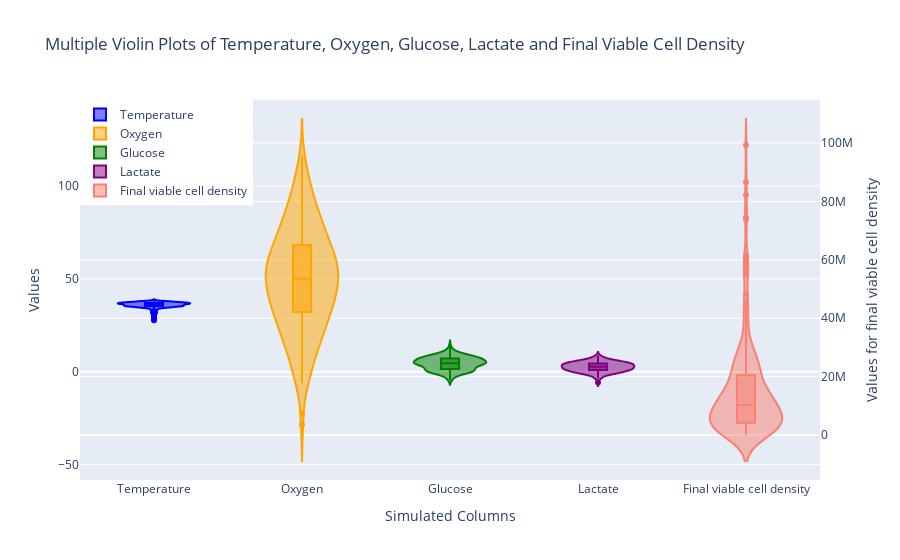

This figure's notebook cell:
### Markdown cell above
## 3.4 Violin Plot

The Violin plot is hybrid of a box plot and a kernel density plot and it compares probability disributions between two variables (Wikipedia Violin Plot, 2020, Seaborn.pydata.org violinplot, n.d.). Computed using KDE, the curve's width indicates frequency in each section (Yi, 2021). Therefore, the Violin Plot shows both the summary statistics and each variable's density, unlike the box plot which only depicts the summary statistics (Carron, 2021). Therefore, violin plots offer a more detailed representation of the shape of the distribution. 

For multiple Violin Plots, plotly.express and plotly.graph_objects (Plotly.com Graph Objects, n.d.) were imported. Violin plots for multiple traces were generated according to Plotlygraphs (2019), R (2020), Plotly.com Violin (n.d.) and GeeksforGeeks (2021). Trace is a graph object in each plot's data (Plotly.com Traces, n.d.). 

Stack Overflow (2023), Paul (2011), Hashcode55 (2017), Matplotlib.org different scales (n.d.) and Ciortan (2019) were used for reference for multiple Violin Plots on different y-axes.

### Code cell
# create violin traces for each dataset on the first y-axis
tracetemp = go.Violin(y=templg, name='Temperature', box_visible=True, line_color='blue')
traceoxyg = go.Violin(y=oxygenn, name='Oxygen', box_visible=True, line_color='orange')
tracegluc = go.Violin(y=glucosen, name='Glucose', box_visible=True, line_color='green')
tracelact = go.Violin(y=lactaten, name='Lactate', box_visible=True, line_color='purple')

# create a violin trace for fvcde on the second y-axis
tracefvcde = go.Violin(y=fvcde, name='Final viable cell density', 
                       box_visible=True, line_color='salmon', yaxis='y2')

# create layout with two y-axes
layout = go.Layout(
    title='Multiple Violin Plots of Temperature, Oxygen, Glucose, Lactate and Final Viable Cell Density',
    xaxis=dict(title='Simulated Columns'),
    yaxis=dict(title='Values'),
    yaxis2=dict(title='Values for final viable cell density', overlaying='y', side='right'),
    legend=dict(x=0, y=1)
)

fig = go.Figure(data=[tracetemp, traceoxyg, tracegluc, tracelact, tracefvcde], layout=layout)
fig.show()

### Figure 1 — Plotly figure (JSON) as saved in the notebook; plotly's stock layout.template omitted (floating-point values rounded to 4 significant figures; data arrays with more than 128 entries replaced by an {"elided": "..."} marker saying what was removed)
{"data": [{"box": {"visible": true}, "line": {"color": "blue"}, "name": "Temperature", "type": "violin", "y": {"elided": "200 float values"}}, {"box": {"visible": true}, "line": {"color": "orange"}, "name": "Oxygen", "type": "violin", "y": {"elided": "200 float values"}}, {"box": {"visible": true}, "line": {"color": "green"}, "name": "Glucose", "type": "violin", "y": {"elided": "200 float values"}}, {"box": {"visible": true}, "line": {"color": "purple"}, "name": "Lactate", "type": "violin", "y": {"elided": "200 float values"}}, {"box": {"visible": true}, "line": {"color": "salmon"}, "name": "Final viable cell density", "type": "violin", "y": {"elided": "200 float values"}, "yaxis": "y2"}], "layout": {"legend": {"x": 0, "y": 1}, "title": {"text": "Multiple Violin Plots of Temperature, Oxygen, Glucose, Lactate and Final Viable Cell Density"}, "xaxis": {"title": {"text": "Simulated Columns"}}, "yaxis": {"title": {"text": "Values"}}, "yaxis2": {"overlaying": "y", "side": "right", "title": {"text": "Values for final viable cell density"}}}}
